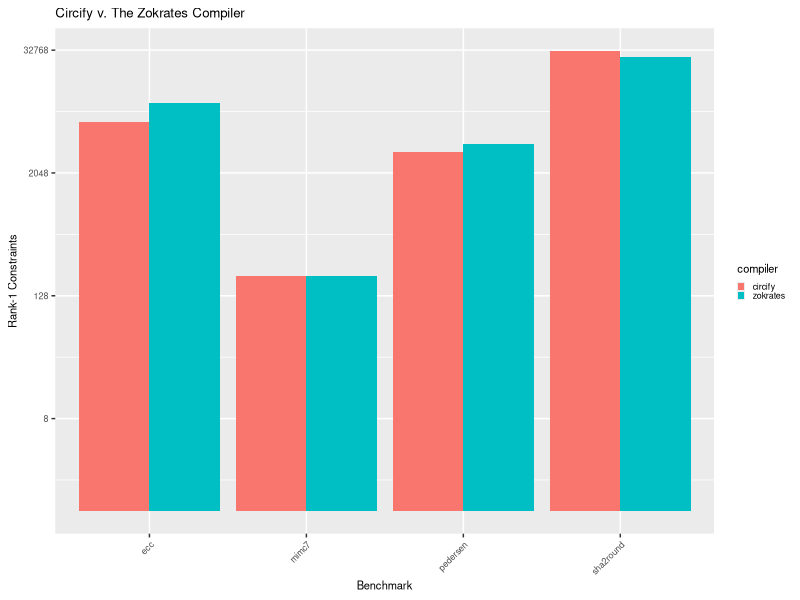
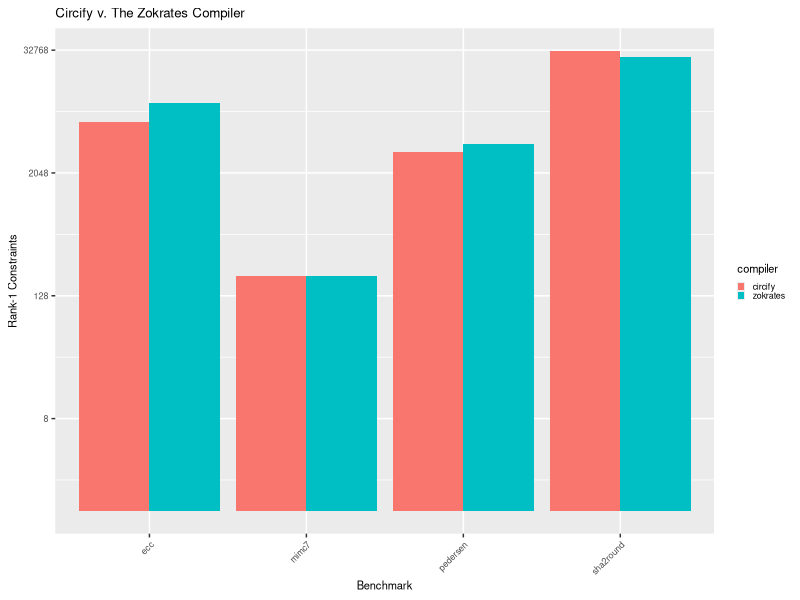

Source code (R) for these figures, in order:
library(tidyverse)

d <- read_csv("results.csv")
print(d)
ggplot(data = d) +
  geom_bar(aes(x = benchmark, y = constraints, fill = compiler), stat = "identity", position = position_dodge()) +
  scale_y_continuous(trans="log2") +
  labs(x = "Benchmark",
       y = "Rank-1 Constraints",
       title = "Circify v. The Zokrates Compiler") +
  theme(text = element_text(size=8),
        legend.key.size = unit(2,"mm"),
        axis.text.x = element_text(angle = 45, vjust = 1, hjust=1)
       )
ggsave("results.png", width = 3, height = 2, units = "in")
